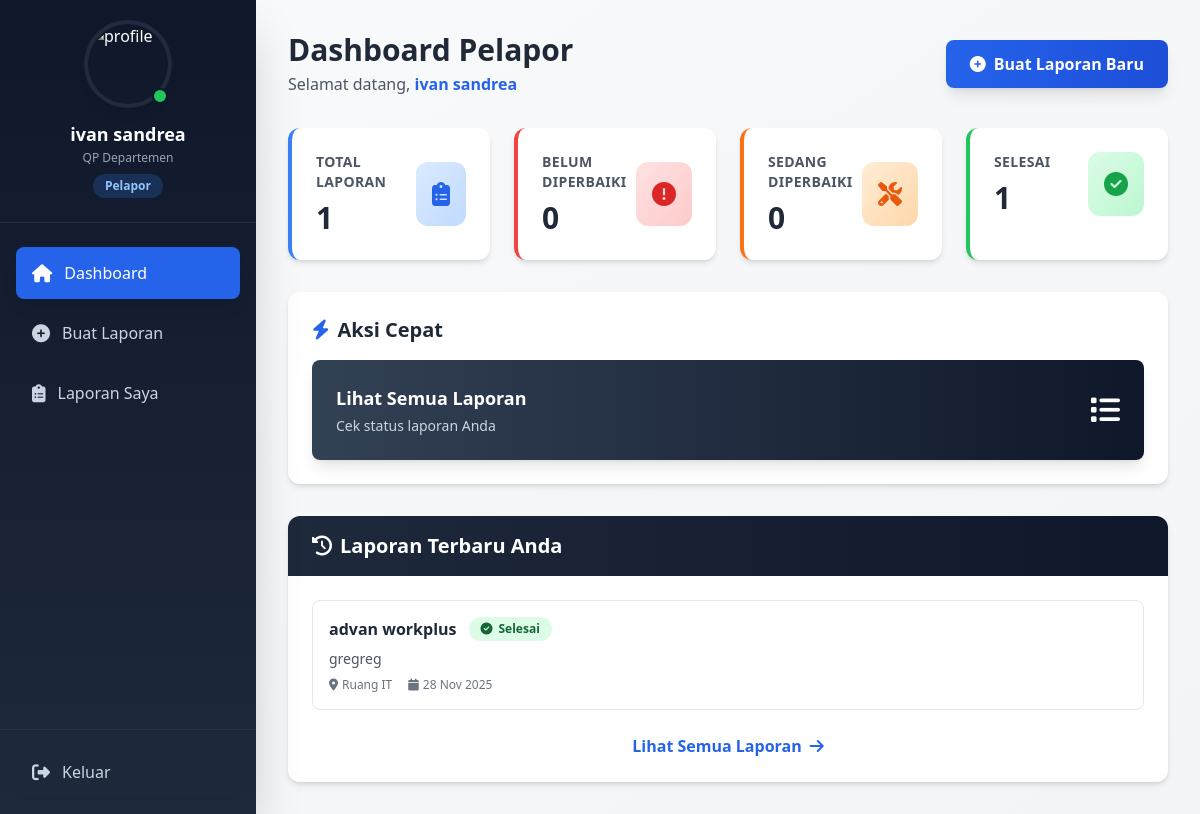
Screenshot of /pelapor/dashboard.php (signed in) with the database file from the repository.
### tables this page shows
CREATE TABLE `laporan_kerusakan` (
  `id_laporan` int(11) NOT NULL,
  `id_user` int(11) NOT NULL,
  `id_peralatan` int(11) NOT NULL,
  `deskripsi` text DEFAULT NULL,
  `tanggal_lapor` date DEFAULT curdate(),
  `status` enum('belum diperbaiki','sedang diperbaiki','selesai') DEFAULT 'belum diperbaiki'
);

CREATE TABLE `peralatan` (
  `id_peralatan` int(11) NOT NULL,
  `nama_peralatan` varchar(100) NOT NULL,
  `jenis` varchar(100) DEFAULT NULL,
  `lokasi` varchar(100) DEFAULT NULL,
  `kondisi` enum('baik','rusak','dalam perbaikan') DEFAULT 'baik'
);

### pelapor/dashboard.php (the view, shortened to what this page needs)
<?php
include '../config/koneksi.php';
$id_user = $_SESSION['user_id'];
$total_laporan = $koneksi->query("SELECT COUNT(*) as total FROM laporan_kerusakan WHERE id_user = $id_user")->fetch_assoc()['total'];
$belum_diperbaiki = $koneksi->query("SELECT COUNT(*) as total FROM laporan_kerusakan WHERE id_user = $id_user AND status = 'belum diperbaiki'")->fetch_assoc()['total'];
$sedang_diperbaiki = $koneksi->query("SELECT COUNT(*) as total FROM laporan_kerusakan WHERE id_user = $id_user AND status = 'sedang diperbaiki'")->fetch_assoc()['total'];
$selesai = $koneksi->query("SELECT COUNT(*) as total FROM laporan_kerusakan WHERE id_user = $id_user AND status = 'selesai'")->fetch_assoc()['total'];
$recent_query = "SELECT lk.*, p.nama_peralatan, p.lokasi
                 FROM laporan_kerusakan lk
                 JOIN peralatan p ON lk.id_peralatan = p.id_peralatan
                 WHERE lk.id_user = $id_user
                 ORDER BY lk.tanggal_lapor DESC
                 LIMIT 5";
$recent_reports = $koneksi->query($recent_query);
?>
<!DOCTYPE html>
<html lang="id">
<head>
    <script src="https://cdn.tailwindcss.com"></script>
    <link rel="stylesheet" href="https://cdnjs.cloudflare.com/ajax/libs/font-awesome/6.4.0/css/all.min.css">
</head>
<body class="bg-gradient-to-br from-gray-50 to-gray-100 min-h-screen">
    <?php include '../includes/sidebar.php'; ?>
    <div class="ml-64 p-8">
        <div class="mb-8">
            <div class="flex items-center justify-between">
                <div>
                    <h1 class="text-3xl font-bold text-gray-800">Dashboard Pelapor</h1>
                    <p class="text-gray-600 mt-1">Selamat datang, <span class="font-semibold text-blue-600"><?php echo $_SESSION['nama']; ?></span></p>
                </div>
                <div class="flex gap-3">
                    <a href="laporan/buat.php" class="bg-gradient-to-r from-blue-600 to-blue-700 hover:from-blue-700 hover:to-blue-800 text-white px-6 py-3 rounded-lg font-semibold transition-all duration-200 shadow-lg hover:shadow-xl transform hover:scale-105 flex items-center gap-2">
                        <i class="fas fa-plus-circle"></i>
                        Buat Laporan Baru
                    </a>
                </div>
            </div>
        </div>
        <div class="grid grid-cols-1 sm:grid-cols-2 lg:grid-cols-4 gap-6 mb-8">
            <div class="bg-white rounded-xl shadow-md p-6 border-l-4 border-blue-500 hover:shadow-lg transition-shadow">
                <div class="flex items-center justify-between">
                    <div>
                        <p class="text-gray-600 text-sm font-semibold uppercase tracking-wide">Total Laporan</p>
                        <h3 class="text-3xl font-bold text-gray-800 mt-2"><?php echo $total_laporan; ?></h3>
                    </div>
                    <div class="bg-gradient-to-br from-blue-100 to-blue-200 p-4 rounded-xl">
                        <i class="fas fa-clipboard-list text-blue-600 text-2xl"></i>
                    </div>
                </div>
            </div>
            <div class="bg-white rounded-xl shadow-md p-6 border-l-4 border-red-500 hover:shadow-lg transition-shadow">
                <div class="flex items-center justify-between">
                    <div>
                        <p class="text-gray-600 text-sm font-semibold uppercase tracking-wide">Belum Diperbaiki</p>
                        <h3 class="text-3xl font-bold text-gray-800 mt-2"><?php echo $belum_diperbaiki; ?></h3>
                    </div>
                    <div class="bg-gradient-to-br from-red-100 to-red-200 p-4 rounded-xl">
                        <i class="fas fa-exclamation-circle text-red-600 text-2xl"></i>
                    </div>
                </div>
            </div>
            <div class="bg-white rounded-xl shadow-md p-6 border-l-4 border-orange-500 hover:shadow-lg transition-shadow">
                <div class="flex items-center justify-between">
                    <div>
                        <p class="text-gray-600 text-sm font-semibold uppercase tracking-wide">Sedang Diperbaiki</p>
                        <h3 class="text-3xl font-bold text-gray-800 mt-2"><?php echo $sedang_diperbaiki; ?></h3>
                    </div>
                    <div class="bg-gradient-to-br from-orange-100 to-orange-200 p-4 rounded-xl">
                        <i class="fas fa-tools text-orange-600 text-2xl"></i>
                    </div>
                </div>
            </div>
            <div class="bg-white rounded-xl shadow-md p-6 border-l-4 border-green-500 hover:shadow-lg transition-shadow">
                <div class="flex items-center justify-between">
                    <div>
                        <p class="text-gray-600 text-sm font-semibold uppercase tracking-wide">Selesai</p>
                        <h3 class="text-3xl font-bold text-gray-800 mt-2"><?php echo $selesai; ?></h3>
                    </div>
                    <div class="bg-gradient-to-br from-green-100 to-green-200 p-4 rounded-xl">
                        <i class="fas fa-check-circle text-green-600 text-2xl"></i>
                    </div>
                </div>
            </div>
        </div>
        <div class="bg-white rounded-xl shadow-md p-6 mb-8">
            <h2 class="text-xl font-bold text-gray-800 mb-4 flex items-center gap-2">
                <i class="fas fa-bolt text-blue-600"></i>
                Aksi Cepat
            </h2>
            <div class="grid grid-cols-1 gap-4">
                <a href="laporan/data.php" class="group bg-gradient-to-r from-slate-700 to-slate-900 hover:from-slate-800 hover:to-slate-950 text-white p-6 rounded-lg transition-all duration-200 shadow-lg hover:shadow-xl transform hover:scale-[1.02]">
                    <div class="flex items-center justify-between">
                        <div>
                            <h3 class="font-bold text-lg mb-1">Lihat Semua Laporan</h3>
                            <p class="text-sm text-slate-300">Cek status laporan Anda</p>
                        </div>
                        <i class="fas fa-list text-3xl group-hover:translate-x-2 transition-transform duration-300"></i>
                    </div>
                </a>
            </div>
        </div>
        <div class="bg-white rounded-xl shadow-md overflow-hidden">
            <div class="bg-gradient-to-r from-slate-800 to-slate-900 px-6 py-4">
                <h2 class="text-xl font-bold text-white flex items-center gap-2">
                    <i class="fas fa-history"></i>
                    Laporan Terbaru Anda
                </h2>
            </div>
            <div class="p-6">
                <?php if ($recent_reports->num_rows > 0): ?>
                    <div class="space-y-4">
                        <?php while ($report = $recent_reports->fetch_assoc()):
                            $statusClass = '';
                            $statusIcon = '';
                            switch ($report['status']) {
                                case 'selesai':
                                    $statusClass = 'bg-green-100 text-green-800';
                                    $statusIcon = 'fa-check-circle';
                                    break;
                            }
                        ?>
                        <div class="border border-gray-200 rounded-lg p-4 hover:shadow-md transition-shadow">
                            <div class="flex items-start justify-between">
                                <div class="flex-1">
                                    <div class="flex items-center gap-3 mb-2">
                                        <h3 class="font-bold text-gray-800"><?php echo $report['nama_peralatan']; ?></h3>
                                        <span class="inline-flex items-center gap-1.5 px-3 py-1 rounded-full text-xs font-semibold <?php echo $statusClass; ?>">
                                            <i class="fas <?php echo $statusIcon; ?>"></i>
                                            <?php echo ucfirst($report['status']); ?>
                                        </span>
                                    </div>
                                    <p class="text-sm text-gray-600 mb-2"><?php echo $report['deskripsi']; ?></p>
                                    <div class="flex items-center gap-4 text-xs text-gray-500">
                                        <span><i class="fas fa-map-marker-alt mr-1"></i><?php echo $report['lokasi']; ?></span>
                                        <span><i class="fas fa-calendar mr-1"></i><?php echo date('d M Y', strtotime($report['tanggal_lapor'])); ?></span>
                                    </div>
                                </div>
                            </div>
                        </div>
                        <?php endwhile; ?>
                    </div>
                    <div class="mt-6 text-center">
                        <a href="laporan/data.php" class="inline-flex items-center gap-2 text-blue-600 hover:text-blue-800 font-semibold transition-colors">
                            Lihat Semua Laporan
                            <i class="fas fa-arrow-right"></i>
                        </a>
                    </div>
                <?php endif; ?>
            </div>
        </div>
    </div>
</body>
</html>

### rows the page displays
laporan_kerusakan: id_peralatan.nama_peralatan "advan workplus", status "Selesai", deskripsi "gregreg", id_peralatan.lokasi "Ruang IT", tanggal_lapor "28 Nov 2025"

### other values shown
$_SESSION['nama'] "ivan sandrea"
$_SESSION['departemen'] "QP Departemen"
$total_laporan "1"
$belum_diperbaiki "0"
$sedang_diperbaiki "0"
$selesai "1"
